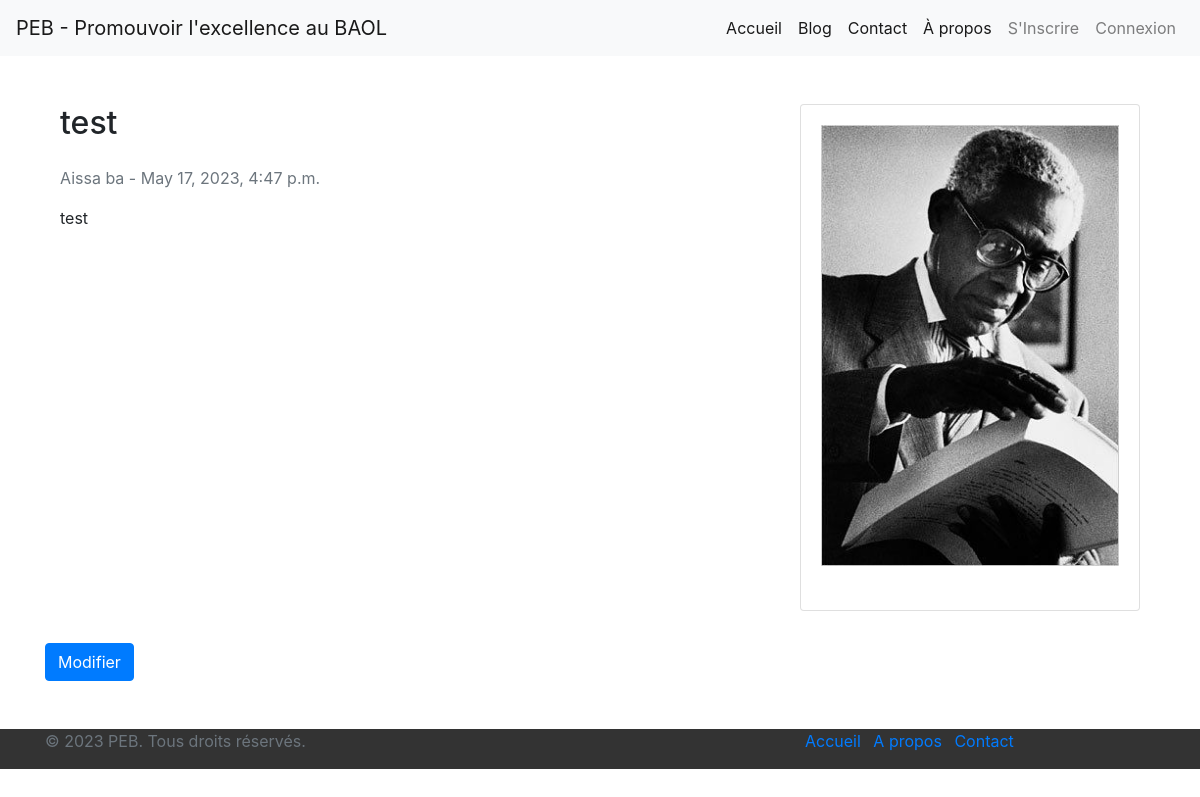
The page /articles/29/ on the database its author committed.
### blog_peb/models.py (models this page shows)
class Article(models.Model):
    titre = models.CharField(max_length=200)
    resume = models.TextField()
    miniature = models.ImageField()
    contenu = models.TextField()
    auteur = models.CharField(max_length=100)
    date_creation = models.DateTimeField(auto_now_add=True)
    date_mise_a_jour = models.DateTimeField(auto_now=True)

### blog_peb/views.py (the view)
# urls.py: path('articles/<int:id>/', article_detail, name='detail_article'),
def article_detail(request, id):
    article = get_object_or_404(Article, id=id)
    context = {'article': article}
    return render(request, 'detail.html', context)

### blog_peb/templates/detail.html (shortened to what this page needs)
{% extends 'base.html' %}
{% block content %}
<div class="container my-5">
  <div class="row">
    <div class="col-md-8">
      <h2 class="mb-4">{{ article.titre }}</h2>
      <p class="text-muted">{{ article.auteur }} - {{ article.date_creation }}</p>
      <p>{{ article.contenu }}</p>
    </div>
    <div class="col-md-4">
      <div class="card mb-4">
        <div class="card-body">
            {% if article.miniature %}
              <img src="{{ article.miniature.url }}" class="img-fluid mb-4" alt="{{ article.titre }}">
            {% else %}
              <p>No miniature available</p>
            {% endif %}
        </div>
      </div>
    </div>
    <div class="mt-2">
        <a href=" {% url 'modifier_article' id=article.id %}" class="btn btn-primary">Modifier</a>
    </div>
  </div>
</div>
{% endblock %}

### blog_peb/static/css/base.css (style rules this page uses)
body { font-family: 'Open Sans', sans-serif; }

### rows shown on the page
Article: titre "test", auteur "Aissa ba", date_creation "May 17, 2023, 4:47 p.m.", contenu "test", miniature (picture)
